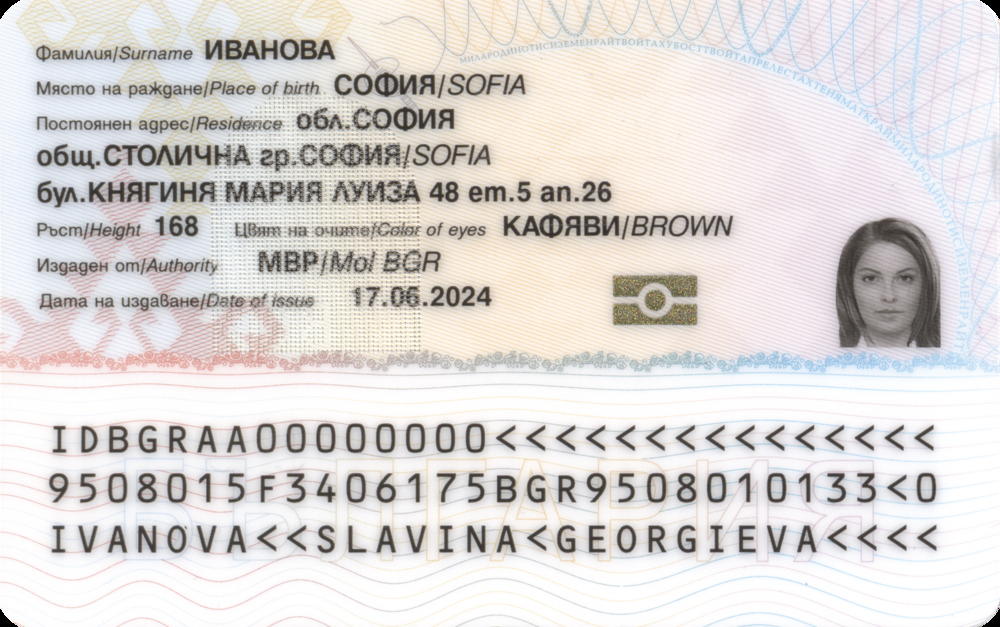
#> input picture Bulgarian_Identity_card_-_back_(2024).png, 1000 x 627 px
$ python -i id_processor.py   (imports and definitions only)
#> lines starting #> are read from the running program, lines starting #| are printed output that depends on the picture; after the words box and inside, x2 and y2 are one past the last pixel; in counts of white or black regions, pixels touching at a corner belong together
#> further down, picture is the input picture: shape (627, 1000, 3); mean B, G, R 214.9, 216.6, 220.5
import cv2
import numpy as np
import json
import os
import time
# Google Cloud Vision imports disabled - no longer extracting text
# from google.cloud import vision
# from google.cloud.vision_v1 import types
import io
import re

class IDProcessor:
    def __init__(self, formats_file="formats.json"):
        # Load the ID card formats
#> called with formats_file = 'formats.json'
        with open(formats_file, 'r', encoding='utf-8') as f:
#> (reads formats.json from the repository)
            self.formats = json.load(f)

        # Google Cloud Vision client disabled - no text extraction
        # self.vision_client = vision.ImageAnnotatorClient()
        self.vision_client = None
        self.vision_available = False
        print("Google Cloud Vision disabled - only image capture functionality available")

        # Initialize camera
        self.cap = None

    # [12 lines left out: functions start_camera, stop_camera, not called in this run]

    def detect_id_card(self, frame):
        """Detect the ID card in the frame and extract its corners."""
        # Convert to grayscale
        gray = cv2.cvtColor(frame, cv2.COLOR_BGR2GRAY)
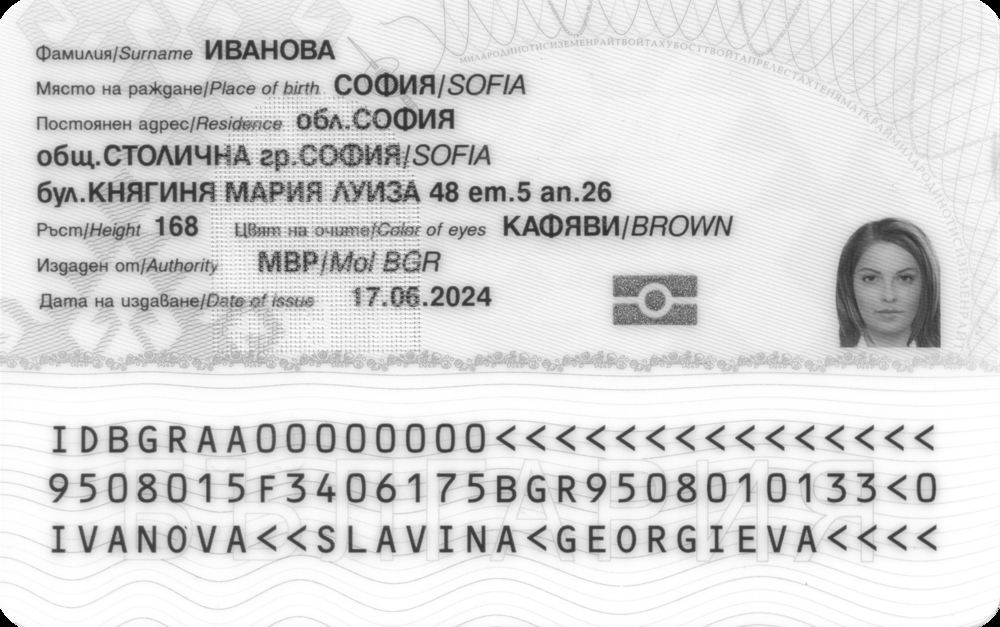
#> gray: shape (627, 1000); min 0, max 255, mean 217.5

        # Apply Gaussian blur
        blur = cv2.GaussianBlur(gray, (5, 5), 0)

        # Apply Canny edge detection
        edges = cv2.Canny(blur, 75, 200)
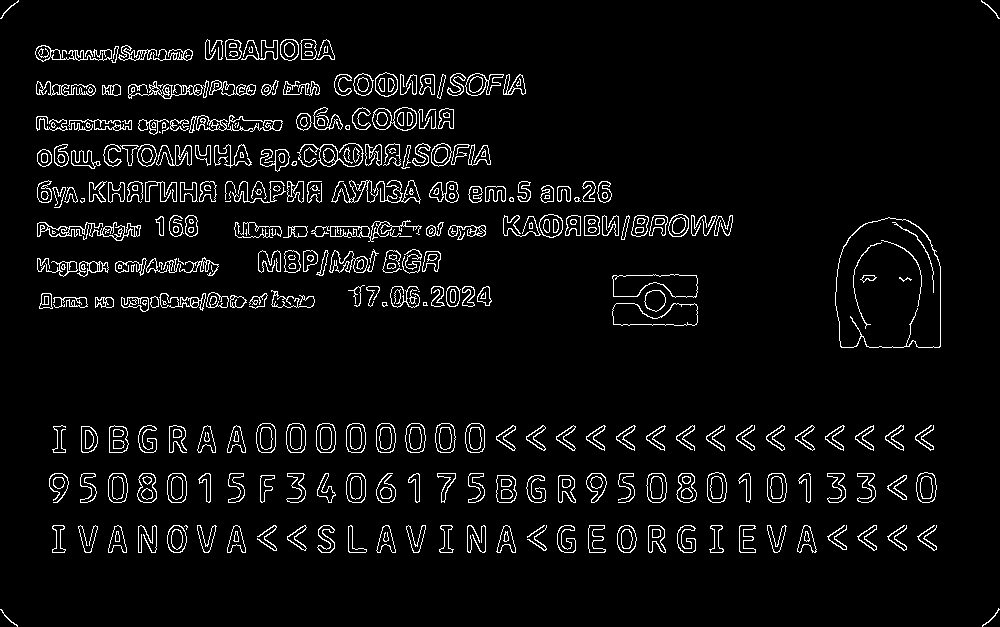
#> edges: shape (627, 1000); 5% white in thin lines or dots

        # Find contours
        contours, _ = cv2.findContours(edges, cv2.RETR_LIST, cv2.CHAIN_APPROX_SIMPLE)
#> contours = 777 contours, 197 with area under 20; largest, box (x1, y1, x2, y2) and area: (835, 217, 941, 348) 11938, (835, 217, 941, 348) 11862, (612, 274, 698, 298) 1440, (612, 274, 698, 298) 1415, (612, 303, 698, 326) 1398

        # Sort contours by area (descending)
        contours = sorted(contours, key=cv2.contourArea, reverse=True)

        # Loop through contours
        for contour in contours:
            # Approximate the contour
            peri = cv2.arcLength(contour, True)
            approx = cv2.approxPolyDP(contour, 0.02 * peri, True)

            # If our approximated contour has four points, we can assume it's the ID card
            if len(approx) == 4:
                # Check if it's large enough to be an ID card (adjust threshold as needed)
                if cv2.contourArea(contour) > 50000:
                    return approx
#> this loop made 777 passes
#> peri on passes 1 to 3: 460.5, 586.4, 234.4

        return None

    # [714 lines left out: functions extract_text_from_image, process_id_side, clean_extracted_data, map_text_to_fields, order_points, verify_face and 6 more, not called in this run]

# [2 lines not run here, left out]

>>> import cv2
>>> picture = cv2.imread('Bulgarian_Identity_card_-_back_(2024).png')
>>> result = IDProcessor().detect_id_card(picture)
